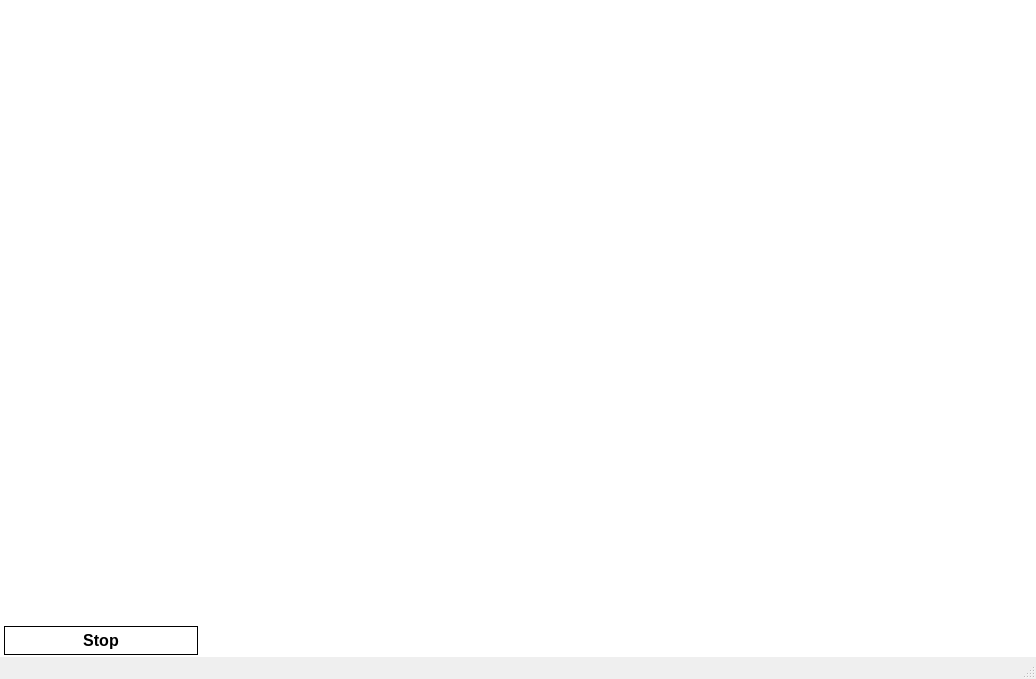
<?xml version="1.0" encoding="UTF-8"?>
<ui version="4.0">
 <class>MainWindow</class>
 <widget class="QMainWindow" name="MainWindow">
  <property name="geometry">
   <rect>
    <x>0</x>
    <y>0</y>
    <width>1036</width>
    <height>679</height>
   </rect>
  </property>
  <property name="windowTitle">
   <string>S-Helmet</string>
  </property>
  <widget class="QWidget" name="centralWidget">
   <property name="enabled">
    <bool>true</bool>
   </property>
   <property name="sizePolicy">
    <sizepolicy hsizetype="Preferred" vsizetype="Preferred">
     <horstretch>0</horstretch>
     <verstretch>0</verstretch>
    </sizepolicy>
   </property>
   <property name="autoFillBackground">
    <bool>false</bool>
   </property>
   <property name="styleSheet">
    <string notr="true">background-color: white;
color: black;
</string>
   </property>
   <layout class="QVBoxLayout" name="verticalLayout">
    <property name="spacing">
     <number>0</number>
    </property>
    <property name="leftMargin">
     <number>1</number>
    </property>
    <property name="topMargin">
     <number>1</number>
    </property>
    <property name="rightMargin">
     <number>1</number>
    </property>
    <property name="bottomMargin">
     <number>2</number>
    </property>
    <item>
     <widget class="QFrame" name="frame_1">
      <property name="maximumSize">
       <size>
        <width>16777215</width>
        <height>16777215</height>
       </size>
      </property>
      <property name="palette">
       <palette>
        <active>
         <colorrole role="WindowText">
          <brush brushstyle="SolidPattern">
           <color alpha="255">
            <red>0</red>
            <green>0</green>
            <blue>0</blue>
           </color>
          </brush>
         </colorrole>
         <colorrole role="Button">
          <brush brushstyle="SolidPattern">
           <color alpha="255">
            <red>255</red>
            <green>255</green>
            <blue>255</blue>
           </color>
          </brush>
         </colorrole>
         <colorrole role="Text">
          <brush brushstyle="SolidPattern">
           <color alpha="255">
            <red>0</red>
            <green>0</green>
            <blue>0</blue>
           </color>
          </brush>
         </colorrole>
         <colorrole role="ButtonText">
          <brush brushstyle="SolidPattern">
           <color alpha="255">
            <red>0</red>
            <green>0</green>
            <blue>0</blue>
           </color>
          </brush>
         </colorrole>
         <colorrole role="Base">
          <brush brushstyle="SolidPattern">
           <color alpha="255">
            <red>255</red>
            <green>255</green>
            <blue>255</blue>
           </color>
          </brush>
         </colorrole>
         <colorrole role="Window">
          <brush brushstyle="SolidPattern">
           <color alpha="255">
            <red>255</red>
            <green>255</green>
            <blue>255</blue>
           </color>
          </brush>
         </colorrole>
        </active>
        <inactive>
         <colorrole role="WindowText">
          <brush brushstyle="SolidPattern">
           <color alpha="255">
            <red>0</red>
            <green>0</green>
            <blue>0</blue>
           </color>
          </brush>
         </colorrole>
         <colorrole role="Button">
          <brush brushstyle="SolidPattern">
           <color alpha="255">
            <red>255</red>
            <green>255</green>
            <blue>255</blue>
           </color>
          </brush>
         </colorrole>
         <colorrole role="Text">
          <brush brushstyle="SolidPattern">
           <color alpha="255">
            <red>0</red>
            <green>0</green>
            <blue>0</blue>
           </color>
          </brush>
         </colorrole>
         <colorrole role="ButtonText">
          <brush brushstyle="SolidPattern">
           <color alpha="255">
            <red>0</red>
            <green>0</green>
            <blue>0</blue>
           </color>
          </brush>
         </colorrole>
         <colorrole role="Base">
          <brush brushstyle="SolidPattern">
           <color alpha="255">
            <red>255</red>
            <green>255</green>
            <blue>255</blue>
           </color>
          </brush>
         </colorrole>
         <colorrole role="Window">
          <brush brushstyle="SolidPattern">
           <color alpha="255">
            <red>255</red>
            <green>255</green>
            <blue>255</blue>
           </color>
          </brush>
         </colorrole>
        </inactive>
        <disabled>
         <colorrole role="WindowText">
          <brush brushstyle="SolidPattern">
           <color alpha="255">
            <red>0</red>
            <green>0</green>
            <blue>0</blue>
           </color>
          </brush>
         </colorrole>
         <colorrole role="Button">
          <brush brushstyle="SolidPattern">
           <color alpha="255">
            <red>255</red>
            <green>255</green>
            <blue>255</blue>
           </color>
          </brush>
         </colorrole>
         <colorrole role="Text">
          <brush brushstyle="SolidPattern">
           <color alpha="255">
            <red>0</red>
            <green>0</green>
            <blue>0</blue>
           </color>
          </brush>
         </colorrole>
         <colorrole role="ButtonText">
          <brush brushstyle="SolidPattern">
           <color alpha="255">
            <red>0</red>
            <green>0</green>
            <blue>0</blue>
           </color>
          </brush>
         </colorrole>
         <colorrole role="Base">
          <brush brushstyle="SolidPattern">
           <color alpha="255">
            <red>255</red>
            <green>255</green>
            <blue>255</blue>
           </color>
          </brush>
         </colorrole>
         <colorrole role="Window">
          <brush brushstyle="SolidPattern">
           <color alpha="255">
            <red>255</red>
            <green>255</green>
            <blue>255</blue>
           </color>
          </brush>
         </colorrole>
        </disabled>
       </palette>
      </property>
      <property name="frameShape">
       <enum>QFrame::NoFrame</enum>
      </property>
      <property name="frameShadow">
       <enum>QFrame::Plain</enum>
      </property>
      <property name="lineWidth">
       <number>0</number>
      </property>
      <property name="midLineWidth">
       <number>0</number>
      </property>
      <layout class="QVBoxLayout" name="verticalLayout_2">
       <property name="spacing">
        <number>0</number>
       </property>
       <property name="leftMargin">
        <number>0</number>
       </property>
       <property name="topMargin">
        <number>0</number>
       </property>
       <property name="rightMargin">
        <number>0</number>
       </property>
       <property name="bottomMargin">
        <number>0</number>
       </property>
       <item>
        <widget class="QCustomPlot" name="customPlot" native="true">
         <property name="sizePolicy">
          <sizepolicy hsizetype="Preferred" vsizetype="MinimumExpanding">
           <horstretch>0</horstretch>
           <verstretch>0</verstretch>
          </sizepolicy>
         </property>
         <property name="maximumSize">
          <size>
           <width>16777215</width>
           <height>16777215</height>
          </size>
         </property>
         <property name="palette">
          <palette>
           <active>
            <colorrole role="WindowText">
             <brush brushstyle="SolidPattern">
              <color alpha="255">
               <red>0</red>
               <green>0</green>
               <blue>0</blue>
              </color>
             </brush>
            </colorrole>
            <colorrole role="Button">
             <brush brushstyle="SolidPattern">
              <color alpha="255">
               <red>255</red>
               <green>255</green>
               <blue>255</blue>
              </color>
             </brush>
            </colorrole>
            <colorrole role="Text">
             <brush brushstyle="SolidPattern">
              <color alpha="255">
               <red>0</red>
               <green>0</green>
               <blue>0</blue>
              </color>
             </brush>
            </colorrole>
            <colorrole role="ButtonText">
             <brush brushstyle="SolidPattern">
              <color alpha="255">
               <red>0</red>
               <green>0</green>
               <blue>0</blue>
              </color>
             </brush>
            </colorrole>
            <colorrole role="Base">
             <brush brushstyle="SolidPattern">
              <color alpha="255">
               <red>255</red>
               <green>255</green>
               <blue>255</blue>
              </color>
             </brush>
            </colorrole>
            <colorrole role="Window">
             <brush brushstyle="SolidPattern">
              <color alpha="255">
               <red>255</red>
               <green>255</green>
               <blue>255</blue>
              </color>
             </brush>
            </colorrole>
           </active>
           <inactive>
            <colorrole role="WindowText">
             <brush brushstyle="SolidPattern">
              <color alpha="255">
               <red>0</red>
               <green>0</green>
               <blue>0</blue>
              </color>
             </brush>
            </colorrole>
            <colorrole role="Button">
             <brush brushstyle="SolidPattern">
              <color alpha="255">
               <red>255</red>
               <green>255</green>
               <blue>255</blue>
              </color>
             </brush>
            </colorrole>
            <colorrole role="Text">
             <brush brushstyle="SolidPattern">
              <color alpha="255">
               <red>0</red>
               <green>0</green>
               <blue>0</blue>
              </color>
             </brush>
            </colorrole>
            <colorrole role="ButtonText">
             <brush brushstyle="SolidPattern">
              <color alpha="255">
               <red>0</red>
               <green>0</green>
               <blue>0</blue>
              </color>
             </brush>
            </colorrole>
            <colorrole role="Base">
             <brush brushstyle="SolidPattern">
              <color alpha="255">
               <red>255</red>
               <green>255</green>
               <blue>255</blue>
              </color>
             </brush>
            </colorrole>
            <colorrole role="Window">
             <brush brushstyle="SolidPattern">
              <color alpha="255">
               <red>255</red>
               <green>255</green>
               <blue>255</blue>
              </color>
             </brush>
            </colorrole>
           </inactive>
           <disabled>
            <colorrole role="WindowText">
             <brush brushstyle="SolidPattern">
              <color alpha="255">
               <red>0</red>
               <green>0</green>
               <blue>0</blue>
              </color>
             </brush>
            </colorrole>
            <colorrole role="Button">
             <brush brushstyle="SolidPattern">
              <color alpha="255">
               <red>255</red>
               <green>255</green>
               <blue>255</blue>
              </color>
             </brush>
            </colorrole>
            <colorrole role="Text">
             <brush brushstyle="SolidPattern">
              <color alpha="255">
               <red>0</red>
               <green>0</green>
               <blue>0</blue>
              </color>
             </brush>
            </colorrole>
            <colorrole role="ButtonText">
             <brush brushstyle="SolidPattern">
              <color alpha="255">
               <red>0</red>
               <green>0</green>
               <blue>0</blue>
              </color>
             </brush>
            </colorrole>
            <colorrole role="Base">
             <brush brushstyle="SolidPattern">
              <color alpha="255">
               <red>255</red>
               <green>255</green>
               <blue>255</blue>
              </color>
             </brush>
            </colorrole>
            <colorrole role="Window">
             <brush brushstyle="SolidPattern">
              <color alpha="255">
               <red>255</red>
               <green>255</green>
               <blue>255</blue>
              </color>
             </brush>
            </colorrole>
           </disabled>
          </palette>
         </property>
        </widget>
       </item>
       <item>
        <widget class="QCustomPlot" name="customPlot_1" native="true">
         <property name="sizePolicy">
          <sizepolicy hsizetype="Preferred" vsizetype="MinimumExpanding">
           <horstretch>0</horstretch>
           <verstretch>0</verstretch>
          </sizepolicy>
         </property>
         <property name="maximumSize">
          <size>
           <width>16777215</width>
           <height>16777215</height>
          </size>
         </property>
         <property name="palette">
          <palette>
           <active>
            <colorrole role="WindowText">
             <brush brushstyle="SolidPattern">
              <color alpha="255">
               <red>0</red>
               <green>0</green>
               <blue>0</blue>
              </color>
             </brush>
            </colorrole>
            <colorrole role="Button">
             <brush brushstyle="SolidPattern">
              <color alpha="255">
               <red>255</red>
               <green>255</green>
               <blue>255</blue>
              </color>
             </brush>
            </colorrole>
            <colorrole role="Text">
             <brush brushstyle="SolidPattern">
              <color alpha="255">
               <red>0</red>
               <green>0</green>
               <blue>0</blue>
              </color>
             </brush>
            </colorrole>
            <colorrole role="ButtonText">
             <brush brushstyle="SolidPattern">
              <color alpha="255">
               <red>0</red>
               <green>0</green>
               <blue>0</blue>
              </color>
             </brush>
            </colorrole>
            <colorrole role="Base">
             <brush brushstyle="SolidPattern">
              <color alpha="255">
               <red>255</red>
               <green>255</green>
               <blue>255</blue>
              </color>
             </brush>
            </colorrole>
            <colorrole role="Window">
             <brush brushstyle="SolidPattern">
              <color alpha="255">
               <red>255</red>
               <green>255</green>
               <blue>255</blue>
              </color>
             </brush>
            </colorrole>
           </active>
           <inactive>
            <colorrole role="WindowText">
             <brush brushstyle="SolidPattern">
              <color alpha="255">
               <red>0</red>
               <green>0</green>
               <blue>0</blue>
              </color>
             </brush>
            </colorrole>
            <colorrole role="Button">
             <brush brushstyle="SolidPattern">
              <color alpha="255">
               <red>255</red>
               <green>255</green>
               <blue>255</blue>
              </color>
             </brush>
            </colorrole>
            <colorrole role="Text">
             <brush brushstyle="SolidPattern">
              <color alpha="255">
               <red>0</red>
               <green>0</green>
               <blue>0</blue>
              </color>
             </brush>
            </colorrole>
            <colorrole role="ButtonText">
             <brush brushstyle="SolidPattern">
              <color alpha="255">
               <red>0</red>
               <green>0</green>
               <blue>0</blue>
              </color>
             </brush>
            </colorrole>
            <colorrole role="Base">
             <brush brushstyle="SolidPattern">
              <color alpha="255">
               <red>255</red>
               <green>255</green>
               <blue>255</blue>
              </color>
             </brush>
            </colorrole>
            <colorrole role="Window">
             <brush brushstyle="SolidPattern">
              <color alpha="255">
               <red>255</red>
               <green>255</green>
               <blue>255</blue>
              </color>
             </brush>
            </colorrole>
           </inactive>
           <disabled>
            <colorrole role="WindowText">
             <brush brushstyle="SolidPattern">
              <color alpha="255">
               <red>0</red>
               <green>0</green>
               <blue>0</blue>
              </color>
             </brush>
            </colorrole>
            <colorrole role="Button">
             <brush brushstyle="SolidPattern">
              <color alpha="255">
               <red>255</red>
               <green>255</green>
               <blue>255</blue>
              </color>
             </brush>
            </colorrole>
            <colorrole role="Text">
             <brush brushstyle="SolidPattern">
              <color alpha="255">
               <red>0</red>
               <green>0</green>
               <blue>0</blue>
              </color>
             </brush>
            </colorrole>
            <colorrole role="ButtonText">
             <brush brushstyle="SolidPattern">
              <color alpha="255">
               <red>0</red>
               <green>0</green>
               <blue>0</blue>
              </color>
             </brush>
            </colorrole>
            <colorrole role="Base">
             <brush brushstyle="SolidPattern">
              <color alpha="255">
               <red>255</red>
               <green>255</green>
               <blue>255</blue>
              </color>
             </brush>
            </colorrole>
            <colorrole role="Window">
             <brush brushstyle="SolidPattern">
              <color alpha="255">
               <red>255</red>
               <green>255</green>
               <blue>255</blue>
              </color>
             </brush>
            </colorrole>
           </disabled>
          </palette>
         </property>
        </widget>
       </item>
      </layout>
     </widget>
    </item>
    <item>
     <widget class="QFrame" name="frame_2">
      <property name="maximumSize">
       <size>
        <width>16777215</width>
        <height>16777215</height>
       </size>
      </property>
      <property name="palette">
       <palette>
        <active>
         <colorrole role="WindowText">
          <brush brushstyle="SolidPattern">
           <color alpha="255">
            <red>0</red>
            <green>0</green>
            <blue>0</blue>
           </color>
          </brush>
         </colorrole>
         <colorrole role="Button">
          <brush brushstyle="SolidPattern">
           <color alpha="255">
            <red>255</red>
            <green>255</green>
            <blue>255</blue>
           </color>
          </brush>
         </colorrole>
         <colorrole role="Text">
          <brush brushstyle="SolidPattern">
           <color alpha="255">
            <red>0</red>
            <green>0</green>
            <blue>0</blue>
           </color>
          </brush>
         </colorrole>
         <colorrole role="ButtonText">
          <brush brushstyle="SolidPattern">
           <color alpha="255">
            <red>0</red>
            <green>0</green>
            <blue>0</blue>
           </color>
          </brush>
         </colorrole>
         <colorrole role="Base">
          <brush brushstyle="SolidPattern">
           <color alpha="255">
            <red>255</red>
            <green>255</green>
            <blue>255</blue>
           </color>
          </brush>
         </colorrole>
         <colorrole role="Window">
          <brush brushstyle="SolidPattern">
           <color alpha="255">
            <red>255</red>
            <green>255</green>
            <blue>255</blue>
           </color>
          </brush>
         </colorrole>
        </active>
        <inactive>
         <colorrole role="WindowText">
          <brush brushstyle="SolidPattern">
           <color alpha="255">
            <red>0</red>
            <green>0</green>
            <blue>0</blue>
           </color>
          </brush>
         </colorrole>
         <colorrole role="Button">
          <brush brushstyle="SolidPattern">
           <color alpha="255">
            <red>255</red>
            <green>255</green>
            <blue>255</blue>
           </color>
          </brush>
         </colorrole>
         <colorrole role="Text">
          <brush brushstyle="SolidPattern">
           <color alpha="255">
            <red>0</red>
            <green>0</green>
            <blue>0</blue>
           </color>
          </brush>
         </colorrole>
         <colorrole role="ButtonText">
          <brush brushstyle="SolidPattern">
           <color alpha="255">
            <red>0</red>
            <green>0</green>
            <blue>0</blue>
           </color>
          </brush>
         </colorrole>
         <colorrole role="Base">
          <brush brushstyle="SolidPattern">
           <color alpha="255">
            <red>255</red>
            <green>255</green>
            <blue>255</blue>
           </color>
          </brush>
         </colorrole>
         <colorrole role="Window">
          <brush brushstyle="SolidPattern">
           <color alpha="255">
            <red>255</red>
            <green>255</green>
            <blue>255</blue>
           </color>
          </brush>
         </colorrole>
        </inactive>
        <disabled>
         <colorrole role="WindowText">
          <brush brushstyle="SolidPattern">
           <color alpha="255">
            <red>0</red>
            <green>0</green>
            <blue>0</blue>
           </color>
          </brush>
         </colorrole>
         <colorrole role="Button">
          <brush brushstyle="SolidPattern">
           <color alpha="255">
            <red>255</red>
            <green>255</green>
            <blue>255</blue>
           </color>
          </brush>
         </colorrole>
         <colorrole role="Text">
          <brush brushstyle="SolidPattern">
           <color alpha="255">
            <red>0</red>
            <green>0</green>
            <blue>0</blue>
           </color>
          </brush>
         </colorrole>
         <colorrole role="ButtonText">
          <brush brushstyle="SolidPattern">
           <color alpha="255">
            <red>0</red>
            <green>0</green>
            <blue>0</blue>
           </color>
          </brush>
         </colorrole>
         <colorrole role="Base">
          <brush brushstyle="SolidPattern">
           <color alpha="255">
            <red>255</red>
            <green>255</green>
            <blue>255</blue>
           </color>
          </brush>
         </colorrole>
         <colorrole role="Window">
          <brush brushstyle="SolidPattern">
           <color alpha="255">
            <red>255</red>
            <green>255</green>
            <blue>255</blue>
           </color>
          </brush>
         </colorrole>
        </disabled>
       </palette>
      </property>
      <property name="frameShape">
       <enum>QFrame::NoFrame</enum>
      </property>
      <property name="frameShadow">
       <enum>QFrame::Plain</enum>
      </property>
      <property name="lineWidth">
       <number>0</number>
      </property>
      <property name="midLineWidth">
       <number>0</number>
      </property>
      <layout class="QVBoxLayout" name="verticalLayout_3">
       <property name="spacing">
        <number>0</number>
       </property>
       <property name="leftMargin">
        <number>0</number>
       </property>
       <property name="topMargin">
        <number>0</number>
       </property>
       <property name="rightMargin">
        <number>0</number>
       </property>
       <property name="bottomMargin">
        <number>0</number>
       </property>
       <item>
        <widget class="QCustomPlot" name="customPlot_2" native="true">
         <property name="sizePolicy">
          <sizepolicy hsizetype="Preferred" vsizetype="MinimumExpanding">
           <horstretch>0</horstretch>
           <verstretch>0</verstretch>
          </sizepolicy>
         </property>
         <property name="maximumSize">
          <size>
           <width>16777215</width>
           <height>16777215</height>
          </size>
         </property>
         <property name="palette">
          <palette>
           <active>
            <colorrole role="WindowText">
             <brush brushstyle="SolidPattern">
              <color alpha="255">
               <red>0</red>
               <green>0</green>
               <blue>0</blue>
              </color>
             </brush>
            </colorrole>
            <colorrole role="Button">
             <brush brushstyle="SolidPattern">
              <color alpha="255">
               <red>255</red>
               <green>255</green>
               <blue>255</blue>
              </color>
             </brush>
            </colorrole>
            <colorrole role="Text">
             <brush brushstyle="SolidPattern">
              <color alpha="255">
               <red>0</red>
               <green>0</green>
               <blue>0</blue>
              </color>
             </brush>
            </colorrole>
            <colorrole role="ButtonText">
             <brush brushstyle="SolidPattern">
              <color alpha="255">
               <red>0</red>
               <green>0</green>
               <blue>0</blue>
              </color>
             </brush>
            </colorrole>
            <colorrole role="Base">
             <brush brushstyle="SolidPattern">
              <color alpha="255">
               <red>255</red>
               <green>255</green>
               <blue>255</blue>
              </color>
             </brush>
            </colorrole>
            <colorrole role="Window">
             <brush brushstyle="SolidPattern">
              <color alpha="255">
               <red>255</red>
               <green>255</green>
               <blue>255</blue>
              </color>
             </brush>
            </colorrole>
           </active>
           <inactive>
            <colorrole role="WindowText">
             <brush brushstyle="SolidPattern">
              <color alpha="255">
               <red>0</red>
               <green>0</green>
               <blue>0</blue>
              </color>
             </brush>
            </colorrole>
            <colorrole role="Button">
             <brush brushstyle="SolidPattern">
              <color alpha="255">
               <red>255</red>
               <green>255</green>
               <blue>255</blue>
              </color>
             </brush>
            </colorrole>
            <colorrole role="Text">
             <brush brushstyle="SolidPattern">
              <color alpha="255">
               <red>0</red>
               <green>0</green>
               <blue>0</blue>
              </color>
             </brush>
            </colorrole>
            <colorrole role="ButtonText">
             <brush brushstyle="SolidPattern">
              <color alpha="255">
               <red>0</red>
               <green>0</green>
               <blue>0</blue>
              </color>
             </brush>
            </colorrole>
            <colorrole role="Base">
             <brush brushstyle="SolidPattern">
              <color alpha="255">
               <red>255</red>
               <green>255</green>
               <blue>255</blue>
              </color>
             </brush>
            </colorrole>
            <colorrole role="Window">
             <brush brushstyle="SolidPattern">
              <color alpha="255">
               <red>255</red>
               <green>255</green>
               <blue>255</blue>
              </color>
             </brush>
            </colorrole>
           </inactive>
           <disabled>
            <colorrole role="WindowText">
             <brush brushstyle="SolidPattern">
              <color alpha="255">
               <red>0</red>
               <green>0</green>
               <blue>0</blue>
              </color>
             </brush>
            </colorrole>
            <colorrole role="Button">
             <brush brushstyle="SolidPattern">
              <color alpha="255">
               <red>255</red>
               <green>255</green>
               <blue>255</blue>
              </color>
             </brush>
            </colorrole>
            <colorrole role="Text">
             <brush brushstyle="SolidPattern">
              <color alpha="255">
               <red>0</red>
               <green>0</green>
               <blue>0</blue>
              </color>
             </brush>
            </colorrole>
            <colorrole role="ButtonText">
             <brush brushstyle="SolidPattern">
              <color alpha="255">
               <red>0</red>
               <green>0</green>
               <blue>0</blue>
              </color>
             </brush>
            </colorrole>
            <colorrole role="Base">
             <brush brushstyle="SolidPattern">
              <color alpha="255">
               <red>255</red>
               <green>255</green>
               <blue>255</blue>
              </color>
             </brush>
            </colorrole>
            <colorrole role="Window">
             <brush brushstyle="SolidPattern">
              <color alpha="255">
               <red>255</red>
               <green>255</green>
               <blue>255</blue>
              </color>
             </brush>
            </colorrole>
           </disabled>
          </palette>
         </property>
        </widget>
       </item>
       <item>
        <widget class="QCustomPlot" name="customPlot_3" native="true">
         <property name="sizePolicy">
          <sizepolicy hsizetype="Preferred" vsizetype="MinimumExpanding">
           <horstretch>0</horstretch>
           <verstretch>0</verstretch>
          </sizepolicy>
         </property>
         <property name="maximumSize">
          <size>
           <width>16777215</width>
           <height>16777215</height>
          </size>
         </property>
         <property name="palette">
          <palette>
           <active>
            <colorrole role="WindowText">
             <brush brushstyle="SolidPattern">
              <color alpha="255">
               <red>0</red>
               <green>0</green>
               <blue>0</blue>
              </color>
             </brush>
            </colorrole>
            <colorrole role="Button">
             <brush brushstyle="SolidPattern">
              <color alpha="255">
               <red>255</red>
               <green>255</green>
               <blue>255</blue>
              </color>
             </brush>
            </colorrole>
            <colorrole role="Text">
             <brush brushstyle="SolidPattern">
              <color alpha="255">
               <red>0</red>
               <green>0</green>
               <blue>0</blue>
              </color>
             </brush>
            </colorrole>
            <colorrole role="ButtonText">
             <brush brushstyle="SolidPattern">
              <color alpha="255">
               <red>0</red>
               <green>0</green>
               <blue>0</blue>
              </color>
             </brush>
            </colorrole>
            <colorrole role="Base">
             <brush brushstyle="SolidPattern">
              <color alpha="255">
               <red>255</red>
               <green>255</green>
               <blue>255</blue>
              </color>
             </brush>
            </colorrole>
            <colorrole role="Window">
             <brush brushstyle="SolidPattern">
              <color alpha="255">
               <red>255</red>
               <green>255</green>
               <blue>255</blue>
              </color>
             </brush>
            </colorrole>
           </active>
           <inactive>
            <colorrole role="WindowText">
             <brush brushstyle="SolidPattern">
              <color alpha="255">
               <red>0</red>
               <green>0</green>
               <blue>0</blue>
              </color>
             </brush>
            </colorrole>
            <colorrole role="Button">
             <brush brushstyle="SolidPattern">
              <color alpha="255">
               <red>255</red>
               <green>255</green>
               <blue>255</blue>
              </color>
             </brush>
            </colorrole>
            <colorrole role="Text">
             <brush brushstyle="SolidPattern">
              <color alpha="255">
               <red>0</red>
               <green>0</green>
               <blue>0</blue>
              </color>
             </brush>
            </colorrole>
            <colorrole role="ButtonText">
             <brush brushstyle="SolidPattern">
              <color alpha="255">
               <red>0</red>
               <green>0</green>
               <blue>0</blue>
              </color>
             </brush>
            </colorrole>
            <colorrole role="Base">
             <brush brushstyle="SolidPattern">
              <color alpha="255">
               <red>255</red>
               <green>255</green>
               <blue>255</blue>
              </color>
             </brush>
            </colorrole>
            <colorrole role="Window">
             <brush brushstyle="SolidPattern">
              <color alpha="255">
               <red>255</red>
               <green>255</green>
               <blue>255</blue>
              </color>
             </brush>
            </colorrole>
           </inactive>
           <disabled>
            <colorrole role="WindowText">
             <brush brushstyle="SolidPattern">
              <color alpha="255">
               <red>0</red>
               <green>0</green>
               <blue>0</blue>
              </color>
             </brush>
            </colorrole>
            <colorrole role="Button">
             <brush brushstyle="SolidPattern">
              <color alpha="255">
               <red>255</red>
               <green>255</green>
               <blue>255</blue>
              </color>
             </brush>
            </colorrole>
            <colorrole role="Text">
             <brush brushstyle="SolidPattern">
              <color alpha="255">
               <red>0</red>
               <green>0</green>
               <blue>0</blue>
              </color>
             </brush>
            </colorrole>
            <colorrole role="ButtonText">
             <brush brushstyle="SolidPattern">
              <color alpha="255">
               <red>0</red>
               <green>0</green>
               <blue>0</blue>
              </color>
             </brush>
            </colorrole>
            <colorrole role="Base">
             <brush brushstyle="SolidPattern">
              <color alpha="255">
               <red>255</red>
               <green>255</green>
               <blue>255</blue>
              </color>
             </brush>
            </colorrole>
            <colorrole role="Window">
             <brush brushstyle="SolidPattern">
              <color alpha="255">
               <red>255</red>
               <green>255</green>
               <blue>255</blue>
              </color>
             </brush>
            </colorrole>
           </disabled>
          </palette>
         </property>
         <zorder>buttonStartStop</zorder>
         <zorder>buttonStartStop</zorder>
         <zorder>frame_3</zorder>
         <zorder>frame</zorder>
         <zorder>buttonStartStop</zorder>
         <zorder>buttonStartStop</zorder>
         <zorder>frame</zorder>
        </widget>
       </item>
      </layout>
     </widget>
    </item>
    <item>
     <widget class="QFrame" name="frame">
      <property name="maximumSize">
       <size>
        <width>200</width>
        <height>16777215</height>
       </size>
      </property>
      <property name="frameShape">
       <enum>QFrame::NoFrame</enum>
      </property>
      <property name="frameShadow">
       <enum>QFrame::Plain</enum>
      </property>
      <property name="lineWidth">
       <number>0</number>
      </property>
      <layout class="QGridLayout" name="gridLayout">
       <property name="leftMargin">
        <number>3</number>
       </property>
       <property name="topMargin">
        <number>0</number>
       </property>
       <property name="rightMargin">
        <number>3</number>
       </property>
       <property name="bottomMargin">
        <number>0</number>
       </property>
       <property name="horizontalSpacing">
        <number>6</number>
       </property>
       <item row="0" column="0">
        <widget class="QFrame" name="frame_3">
         <property name="maximumSize">
          <size>
           <width>344</width>
           <height>16777215</height>
          </size>
         </property>
         <property name="frameShape">
          <enum>QFrame::Box</enum>
         </property>
         <property name="frameShadow">
          <enum>QFrame::Plain</enum>
         </property>
         <layout class="QGridLayout" name="gridLayout_2">
          <property name="leftMargin">
           <number>0</number>
          </property>
          <property name="topMargin">
           <number>0</number>
          </property>
          <property name="rightMargin">
           <number>0</number>
          </property>
          <property name="bottomMargin">
           <number>0</number>
          </property>
          <property name="spacing">
           <number>0</number>
          </property>
          <item row="0" column="0">
           <widget class="QPushButton" name="buttonStartStop">
            <property name="maximumSize">
             <size>
              <width>300</width>
              <height>16777215</height>
             </size>
            </property>
            <property name="palette">
             <palette>
              <active>
               <colorrole role="WindowText">
                <brush brushstyle="SolidPattern">
                 <color alpha="255">
                  <red>0</red>
                  <green>0</green>
                  <blue>0</blue>
                 </color>
                </brush>
               </colorrole>
               <colorrole role="Button">
                <brush brushstyle="SolidPattern">
                 <color alpha="255">
                  <red>255</red>
                  <green>255</green>
                  <blue>255</blue>
                 </color>
                </brush>
               </colorrole>
               <colorrole role="Text">
                <brush brushstyle="SolidPattern">
                 <color alpha="255">
                  <red>0</red>
                  <green>0</green>
                  <blue>0</blue>
                 </color>
                </brush>
               </colorrole>
               <colorrole role="ButtonText">
                <brush brushstyle="SolidPattern">
                 <color alpha="255">
                  <red>0</red>
                  <green>0</green>
                  <blue>0</blue>
                 </color>
                </brush>
               </colorrole>
               <colorrole role="Base">
                <brush brushstyle="SolidPattern">
                 <color alpha="255">
                  <red>255</red>
                  <green>255</green>
                  <blue>255</blue>
                 </color>
                </brush>
               </colorrole>
               <colorrole role="Window">
                <brush brushstyle="SolidPattern">
                 <color alpha="255">
                  <red>255</red>
                  <green>255</green>
                  <blue>255</blue>
                 </color>
                </brush>
               </colorrole>
              </active>
              <inactive>
               <colorrole role="WindowText">
                <brush brushstyle="SolidPattern">
                 <color alpha="255">
                  <red>0</red>
                  <green>0</green>
                  <blue>0</blue>
                 </color>
                </brush>
               </colorrole>
               <colorrole role="Button">
                <brush brushstyle="SolidPattern">
                 <color alpha="255">
                  <red>255</red>
                  <green>255</green>
                  <blue>255</blue>
                 </color>
                </brush>
               </colorrole>
               <colorrole role="Text">
                <brush brushstyle="SolidPattern">
                 <color alpha="255">
                  <red>0</red>
                  <green>0</green>
                  <blue>0</blue>
                 </color>
                </brush>
               </colorrole>
               <colorrole role="ButtonText">
                <brush brushstyle="SolidPattern">
                 <color alpha="255">
                  <red>0</red>
                  <green>0</green>
                  <blue>0</blue>
                 </color>
                </brush>
               </colorrole>
               <colorrole role="Base">
                <brush brushstyle="SolidPattern">
                 <color alpha="255">
                  <red>255</red>
                  <green>255</green>
                  <blue>255</blue>
                 </color>
                </brush>
               </colorrole>
               <colorrole role="Window">
                <brush brushstyle="SolidPattern">
                 <color alpha="255">
                  <red>255</red>
                  <green>255</green>
                  <blue>255</blue>
                 </color>
                </brush>
               </colorrole>
              </inactive>
              <disabled>
               <colorrole role="WindowText">
                <brush brushstyle="SolidPattern">
                 <color alpha="255">
                  <red>0</red>
                  <green>0</green>
                  <blue>0</blue>
                 </color>
                </brush>
               </colorrole>
               <colorrole role="Button">
                <brush brushstyle="SolidPattern">
                 <color alpha="255">
                  <red>255</red>
                  <green>255</green>
                  <blue>255</blue>
                 </color>
                </brush>
               </colorrole>
               <colorrole role="Text">
                <brush brushstyle="SolidPattern">
                 <color alpha="255">
                  <red>0</red>
                  <green>0</green>
                  <blue>0</blue>
                 </color>
                </brush>
               </colorrole>
               <colorrole role="ButtonText">
                <brush brushstyle="SolidPattern">
                 <color alpha="255">
                  <red>0</red>
                  <green>0</green>
                  <blue>0</blue>
                 </color>
                </brush>
               </colorrole>
               <colorrole role="Base">
                <brush brushstyle="SolidPattern">
                 <color alpha="255">
                  <red>255</red>
                  <green>255</green>
                  <blue>255</blue>
                 </color>
                </brush>
               </colorrole>
               <colorrole role="Window">
                <brush brushstyle="SolidPattern">
                 <color alpha="255">
                  <red>255</red>
                  <green>255</green>
                  <blue>255</blue>
                 </color>
                </brush>
               </colorrole>
              </disabled>
             </palette>
            </property>
            <property name="font">
             <font>
              <pointsize>12</pointsize>
              <weight>75</weight>
              <bold>true</bold>
             </font>
            </property>
            <property name="focusPolicy">
             <enum>Qt::NoFocus</enum>
            </property>
            <property name="autoFillBackground">
             <bool>false</bool>
            </property>
            <property name="text">
             <string>Stop</string>
            </property>
            <property name="flat">
             <bool>true</bool>
            </property>
           </widget>
          </item>
         </layout>
        </widget>
       </item>
      </layout>
     </widget>
    </item>
   </layout>
  </widget>
  <widget class="QMenuBar" name="menuBar">
   <property name="geometry">
    <rect>
     <x>0</x>
     <y>0</y>
     <width>1036</width>
     <height>21</height>
    </rect>
   </property>
  </widget>
  <widget class="QStatusBar" name="statusBar"/>
 </widget>
 <layoutdefault spacing="6" margin="11"/>
 <customwidgets>
  <customwidget>
   <class>QCustomPlot</class>
   <extends>QWidget</extends>
   <header>qcustomplot.h</header>
   <container>1</container>
  </customwidget>
 </customwidgets>
 <resources/>
 <connections/>
</ui>
